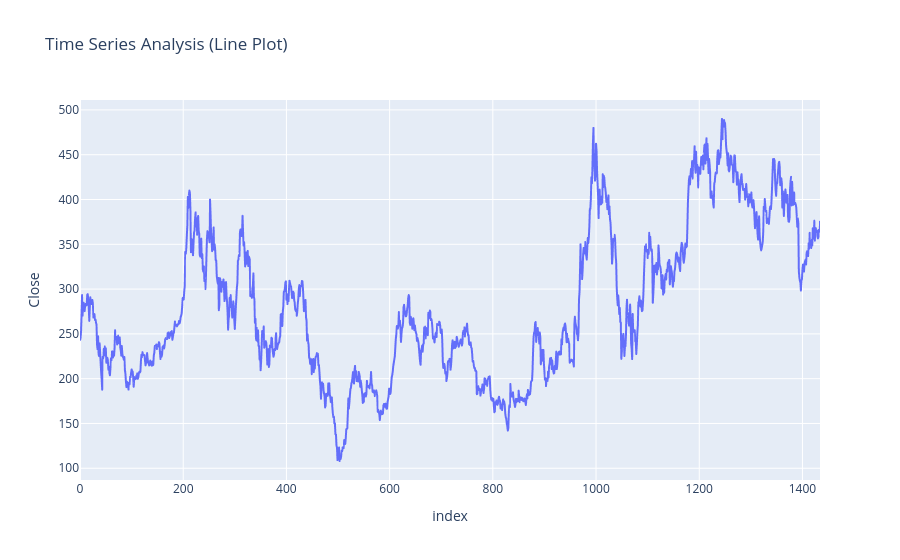

Notebook cell for this chart:
### Code cell
df.columns = df.columns.get_level_values(0)
import plotly.express as px
figure = px.line(df, x = df.index, y = "Close", title = "Time Series Analysis (Line Plot)")
figure.show()

### Figure 1 — Plotly figure (JSON) as saved in the notebook; plotly's stock layout.template omitted (floating-point values rounded to 4 significant figures; data arrays with more than 128 entries replaced by an {"elided": "..."} marker saying what was removed)
{"data": [{"hovertemplate": "index=%{x}<br>Close=%{y}<extra></extra>", "legendgroup": "", "line": {"color": "#636efa", "dash": "solid"}, "marker": {"symbol": "circle"}, "mode": "lines", "name": "", "showlegend": false, "type": "scattergl", "x": {"elided": "1435 int values"}, "xaxis": "x", "y": {"elided": "1435 float values"}, "yaxis": "y"}], "layout": {"legend": {"tracegroupgap": 0}, "title": {"text": "Time Series Analysis (Line Plot)"}, "xaxis": {"anchor": "y", "domain": [0, 1], "title": {"text": "index"}}, "yaxis": {"anchor": "x", "domain": [0, 1], "title": {"text": "Close"}}}}
